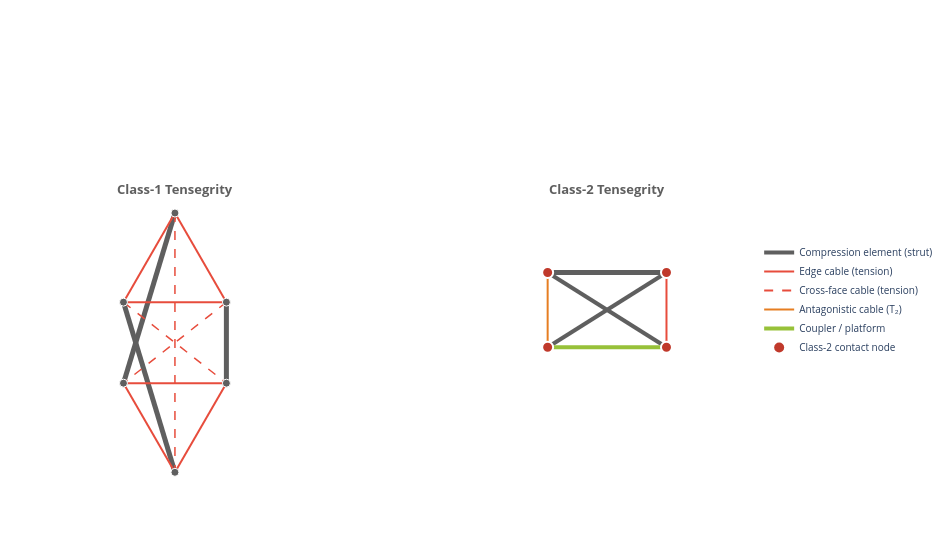

The notebook cell this image was saved under:
### Markdown cell above
---

## 3. Tensegrity Structure Classification

A **tensegrity** structure ("tensile integrity") consists of isolated
compression members (struts) held in stable equilibrium by a continuous
tension network (cables). Skelton & de Oliveira (2009) classify
tensegrity systems by the maximum number of struts meeting at a single
node:

- **Class-1**: No strut–strut contact. Each node connects at most one
  strut to a tension network. Example: the classic 3-strut triangular
  prism (Snelson's *X-Piece*, 1948).

- **Class-2**: Up to two struts share a joint node. This permits rigid
  articulation while retaining tensegrity's compliance and lightweight
  properties. Example: the antiparallelogram X-joint used in the thesis
  manipulator (Fasquelle et al., 2020).

### Key Properties for Robotics

| Property | Mechanism |
|---|---|
| Inherent compliance | Tension network absorbs impacts passively (Bicchi & Tonietti, 2004) |
| High strength-to-weight | Struts carry only axial loads — no bending moments |
| Controllable stiffness | Cable pretension modulates stiffness without VSA hardware |
| Remote actuation | Motors at base, cables transmit force to distal joints |

### Code cell
# =================================================================
# Figure 4 — Tensegrity Classification
# =================================================================
fig = tensegrity_classes_figure(show_caption=show_caption)
fig.show()

### Figure 1 — Plotly figure (JSON) as saved in the notebook; plotly's stock layout.template omitted (floating-point values rounded to 4 significant figures)
{"data": [{"line": {"color": "#5F5F5F", "width": 5}, "marker": {"color": "#5F5F5F", "size": 7}, "mode": "lines+markers", "showlegend": false, "type": "scatter", "x": [-200, -247.6], "y": [185, 27.5]}, {"line": {"color": "#5F5F5F", "width": 5}, "marker": {"color": "#5F5F5F", "size": 7}, "mode": "lines+markers", "showlegend": false, "type": "scatter", "x": [-247.6, -200], "y": [102.5, -55]}, {"line": {"color": "#5F5F5F", "width": 5}, "marker": {"color": "#5F5F5F", "size": 7}, "mode": "lines+markers", "showlegend": false, "type": "scatter", "x": [-152.4, -152.4], "y": [102.5, 27.5]}, {"line": {"color": "#E74C3C", "width": 2}, "mode": "lines", "showlegend": false, "type": "scatter", "x": [-200, -247.6], "y": [185, 102.5]}, {"line": {"color": "#E74C3C", "width": 2}, "mode": "lines", "showlegend": false, "type": "scatter", "x": [-247.6, -152.4], "y": [102.5, 102.5]}, {"line": {"color": "#E74C3C", "width": 2}, "mode": "lines", "showlegend": false, "type": "scatter", "x": [-152.4, -200], "y": [102.5, 185]}, {"line": {"color": "#E74C3C", "width": 2}, "mode": "lines", "showlegend": false, "type": "scatter", "x": [-247.6, -200], "y": [27.5, -55]}, {"line": {"color": "#E74C3C", "width": 2}, "mode": "lines", "showlegend": false, "type": "scatter", "x": [-200, -152.4], "y": [-55, 27.5]}, {"line": {"color": "#E74C3C", "width": 2}, "mode": "lines", "showlegend": false, "type": "scatter", "x": [-152.4, -247.6], "y": [27.5, 27.5]}, {"line": {"color": "#E74C3C", "dash": "dash", "width": 1.5}, "mode": "lines", "showlegend": false, "type": "scatter", "x": [-200, -200], "y": [185, -55]}, {"line": {"color": "#E74C3C", "dash": "dash", "width": 1.5}, "mode": "lines", "showlegend": false, "type": "scatter", "x": [-247.6, -152.4], "y": [102.5, 27.5]}, {"line": {"color": "#E74C3C", "dash": "dash", "width": 1.5}, "mode": "lines", "showlegend": false, "type": "scatter", "x": [-152.4, -247.6], "y": [102.5, 27.5]}, {"marker": {"color": "#5F5F5F", "line": {"color": "white", "width": 1}, "size": 8}, "mode": "markers", "showlegend": false, "type": "scatter", "x": [-200, -247.6, -152.4], "y": [185, 102.5, 102.5]}, {"marker": {"color": "#5F5F5F", "line": {"color": "white", "width": 1}, "size": 8}, "mode": "markers", "showlegend": false, "type": "scatter", "x": [-247.6, -200, -152.4], "y": [27.5, -55, 27.5]}, {"line": {"color": "#5F5F5F", "width": 5}, "marker": {"color": "#5F5F5F", "line": {"color": "white", "width": 1}, "size": 8}, "mode": "lines+markers", "showlegend": false, "type": "scatter", "x": [145, 255], "y": [130, 130]}, {"line": {"color": "#5F5F5F", "width": 4}, "mode": "lines", "showlegend": false, "type": "scatter", "x": [145, 255], "y": [130, 60.72]}, {"line": {"color": "#5F5F5F", "width": 4}, "mode": "lines", "showlegend": false, "type": "scatter", "x": [255, 145.0], "y": [130, 60.72]}, {"line": {"color": "#97C139", "width": 4}, "marker": {"color": "#97C139", "line": {"color": "white", "width": 1}, "size": 8}, "mode": "lines+markers", "showlegend": false, "type": "scatter", "x": [255, 145.0], "y": [60.72, 60.72]}, {"line": {"color": "#E74C3C", "width": 2}, "mode": "lines", "showlegend": false, "type": "scatter", "x": [255, 255], "y": [130, 60.72]}, {"line": {"color": "#E67E22", "width": 2}, "mode": "lines", "showlegend": false, "type": "scatter", "x": [145, 145.0], "y": [130, 60.72]}, {"marker": {"color": "#5F5F5F", "line": {"color": "white", "width": 1}, "size": 8}, "mode": "markers", "showlegend": false, "type": "scatter", "x": [145], "y": [130]}, {"marker": {"color": "#5F5F5F", "line": {"color": "white", "width": 1}, "size": 8}, "mode": "markers", "showlegend": false, "type": "scatter", "x": [255], "y": [130]}, {"marker": {"color": "#5F5F5F", "line": {"color": "white", "width": 1}, "size": 8}, "mode": "markers", "showlegend": false, "type": "scatter", "x": [145.0], "y": [60.72]}, {"marker": {"color": "#5F5F5F", "line": {"color": "white", "width": 1}, "size": 8}, "mode": "markers", "showlegend": false, "type": "scatter", "x": [255], "y": [60.72]}, {"marker": {"color": "#C0392B", "line": {"color": "white", "width": 2}, "size": 11, "symbol": "circle"}, "mode": "markers", "showlegend": false, "type": "scatter", "x": [145], "y": [130]}, {"marker": {"color": "#C0392B", "line": {"color": "white", "width": 2}, "size": 11, "symbol": "circle"}, "mode": "markers", "showlegend": false, "type": "scatter", "x": [255], "y": [130]}, {"marker": {"color": "#C0392B", "line": {"color": "white", "width": 2}, "size": 11, "symbol": "circle"}, "mode": "markers", "showlegend": false, "type": "scatter", "x": [145.0], "y": [60.72]}, {"marker": {"color": "#C0392B", "line": {"color": "white", "width": 2}, "size": 11, "symbol": "circle"}, "mode": "markers", "showlegend": false, "type": "scatter", "x": [255], "y": [60.72]}, {"line": {"color": "#5F5F5F", "dash": "solid", "width": 4}, "mode": "lines", "name": "Compression element (strut)", "type": "scatter", "x": [null], "y": [null]}, {"line": {"color": "#E74C3C", "dash": "solid", "width": 2}, "mode": "lines", "name": "Edge cable (tension)", "type": "scatter", "x": [null], "y": [null]}, {"line": {"color": "#E74C3C", "dash": "dash", "width": 2}, "mode": "lines", "name": "Cross-face cable (tension)", "type": "scatter", "x": [null], "y": [null]}, {"line": {"color": "#E67E22", "dash": "solid", "width": 2}, "mode": "lines", "name": "Antagonistic cable (T₂)", "type": "scatter", "x": [null], "y": [null]}, {"line": {"color": "#97C139", "dash": "solid", "width": 4}, "mode": "lines", "name": "Coupler / platform", "type": "scatter", "x": [null], "y": [null]}, {"marker": {"color": "#C0392B", "size": 10, "symbol": "circle"}, "mode": "markers", "name": "Class-2 contact node", "type": "scatter", "x": [null], "y": [null]}], "layout": {"annotations": [{"font": {"color": "#5F5F5F", "size": 13}, "showarrow": false, "text": "<b>Class-1 Tensegrity</b>", "x": -200, "y": 207}, {"font": {"color": "#5F5F5F", "size": 13}, "showarrow": false, "text": "<b>Class-2 Tensegrity</b>", "x": 200, "y": 207}], "height": 560, "legend": {"font": {"size": 10}, "x": 1.02, "y": 0.5}, "margin": {"b": 40, "l": 20, "r": 180, "t": 80}, "plot_bgcolor": "white", "title": {"font": {"size": 14}, "text": ""}, "width": 950, "xaxis": {"range": [-320, 320], "scaleanchor": "y", "scaleratio": 1, "showgrid": false, "showticklabels": false, "title": {"text": ""}, "zeroline": false}, "yaxis": {"range": [-59, 268], "showgrid": false, "showticklabels": false, "title": {"text": ""}, "zeroline": false}}}
